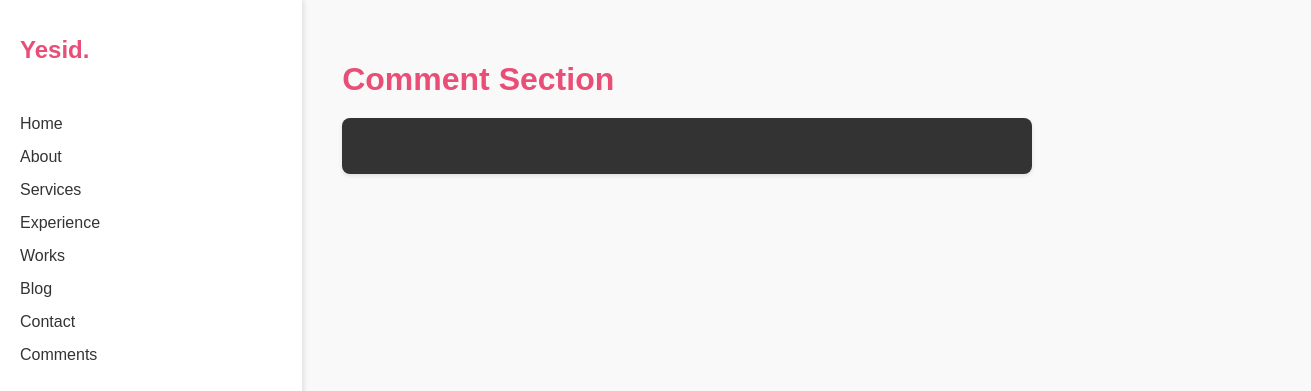
Page /home/comments/ on the earlier database version.
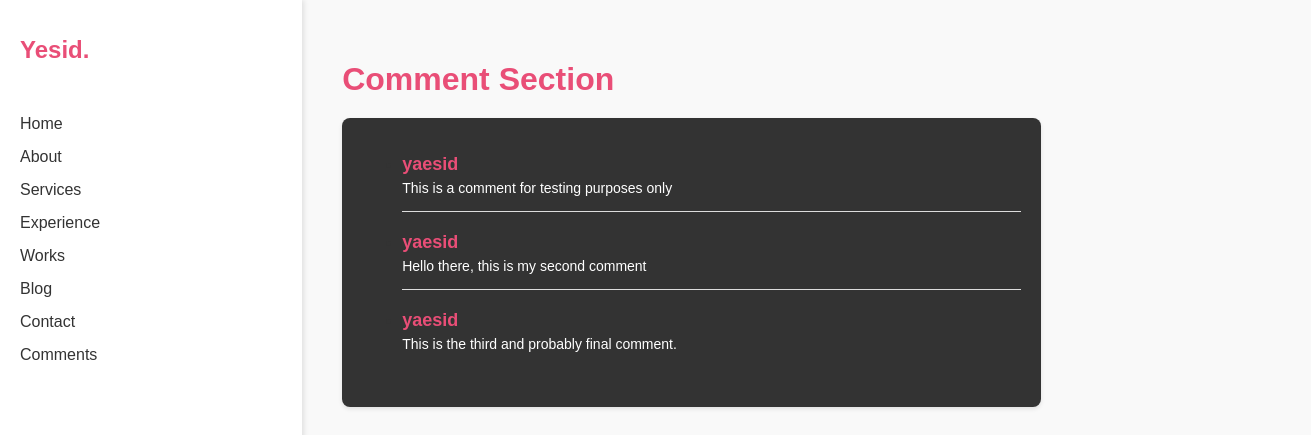
Same page on the later database version.
### home/models.py (models this page shows)
class Comment(models.Model):
    userName = models.CharField(max_length=255)
    comment = models.CharField(max_length=1000)

### home/views.py (the view)
# urls.py: path('home/comments/', views.comments, name='comments'),
def comments(request):
    mycomments = Comment.objects.all().values()
    template = loader.get_template('comments.html')
    context = {
        'mycomments' : mycomments,
    }
    return HttpResponse(template.render(context, request))

### home/templates/comments.html (shortened to what this page needs)
{% extends "base.html" %}
{% block content %}
<!DOCTYPE html>
<html lang="en">
<head>
</head>
<body>
    <div class="main">
        <h1>Comment Section</h1>
        <div class="comment-section">
            <ul>
                {% for x in mycomments %}
                <li class="comment">
                    <h3>{{ x.userName }}</h3>
                    <p>{{ x.comment }}</p>
                </li>
                {% endfor %}
            </ul>
        </div>
    </div>
</body>
</html>
{% endblock %}

Differences in the rows shown:
added Comment: userName "yaesid", comment "This is a comment for testing purposes only"
added Comment: userName "yaesid", comment "Hello there, this is my second comment"
added Comment: userName "yaesid", comment "This is the third and probably final comment."
